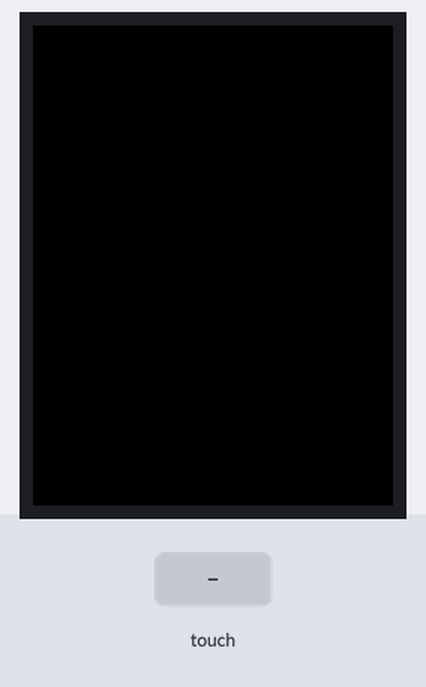
Simulated run of this sketch. Board: Arduino Uno, built with avr-gcc and run on an emulated ATmega328P. Parts: 240×320 colour display. Inputs (shaded band) come from the test bench. What the sketch prints to the serial monitor is not drawn.

Above: at 1.2 s.
1.3 s: touch panel pressed at 13 % / 10 % of its raw x / y range
At 1.9 s:
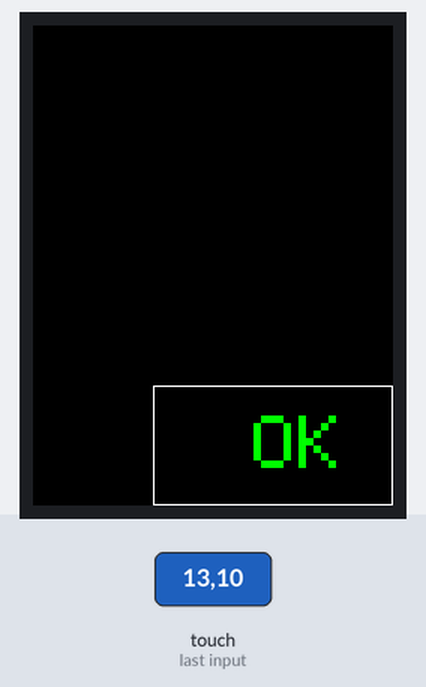
3.0 s: touch panel pressed at 87 % / 10 % of its raw x / y range
At 4.1 s:
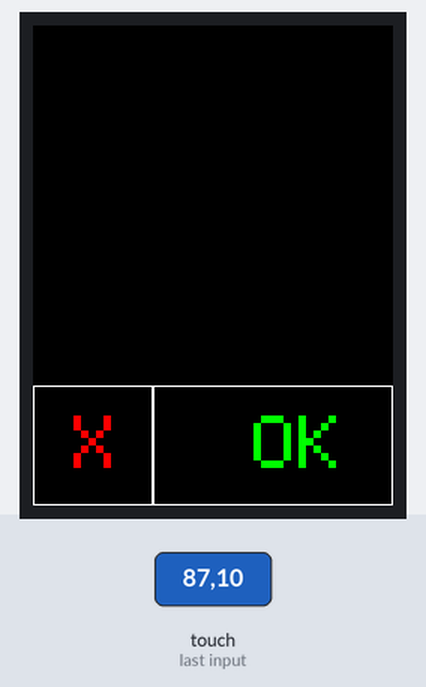
4.6 s: touch panel pressed at 38 % / 10 % of its raw x / y range
At 4.7 s:
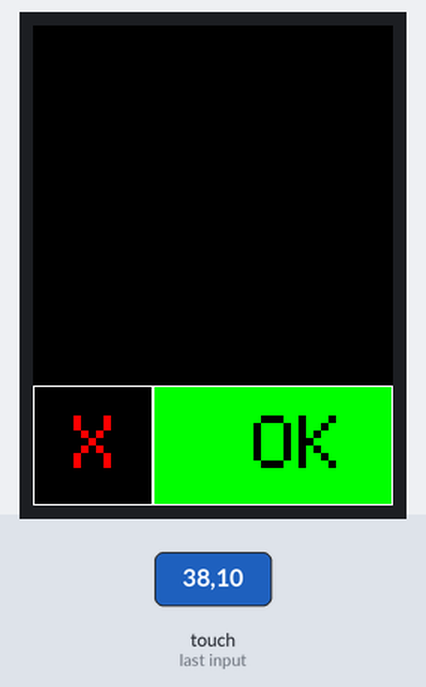
6.3 s: touch panel pressed at 62 % / 10 % of its raw x / y range
Timing chart, 0 to 9.0 s (numbered marks = the images above; inputs shaded):
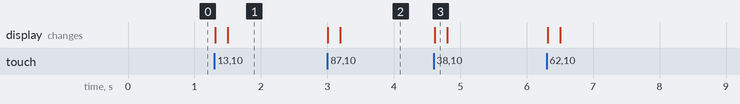

The sketch:

numpad.ino
```cpp
// Paint example specifically for the TFTLCD breakout board.
// If using the Arduino shield, use the tftpaint_shield.pde sketch instead!
// DOES NOT CURRENTLY WORK ON ARDUINO LEONARDO

#include <Adafruit_GFX.h>    // Core graphics library
#include <Adafruit_TFTLCD.h> // Hardware-specific library
#include <TouchScreen.h>

#if defined(__SAM3X8E__)
    #undef __FlashStringHelper::F(string_literal)
    #define F(string_literal) string_literal
#endif

// When using the BREAKOUT BOARD only, use these 8 data lines to the LCD:
// For the Arduino Uno, Duemilanove, Diecimila, etc.:
//   D0 connects to digital pin 8  (Notice these are
//   D1 connects to digital pin 9   NOT in order!)
//   D2 connects to digital pin 2
//   D3 connects to digital pin 3
//   D4 connects to digital pin 4
//   D5 connects to digital pin 5
//   D6 connects to digital pin 6
//   D7 connects to digital pin 7

// For the Arduino Mega, use digital pins 22 through 29
// (on the 2-row header at the end of the board).
//   D0 connects to digital pin 22
//   D1 connects to digital pin 23
//   D2 connects to digital pin 24
//   D3 connects to digital pin 25
//   D4 connects to digital pin 26
//   D5 connects to digital pin 27
//   D6 connects to digital pin 28
//   D7 connects to digital pin 29

// For the Arduino Due, use digital pins 33 through 40
// (on the 2-row header at the end of the board).
//   D0 connects to digital pin 33
//   D1 connects to digital pin 34
//   D2 connects to digital pin 35
//   D3 connects to digital pin 36
//   D4 connects to digital pin 37
//   D5 connects to digital pin 38
//   D6 connects to digital pin 39
//   D7 connects to digital pin 40

#define YP A3  // must be an analog pin, use "An" notation!
#define XM A2  // must be an analog pin, use "An" notation!
#define YM 9   // can be a digital pin
#define XP 8   // can be a digital pin

#define TS_MINX 150
#define TS_MINY 120
#define TS_MAXX 920
#define TS_MAXY 940

// For better pressure precision, we need to know the resistance
// between X+ and X- Use any multimeter to read it
// For the one we're using, its 300 ohms across the X plate
TouchScreen ts = TouchScreen(XP, YP, XM, YM, 300);

#define LCD_CS A3
#define LCD_CD A2
#define LCD_WR A1
#define LCD_RD A0
// optional
#define LCD_RESET A4

// Assign human-readable names to some common 16-bit color values:
#define	BLACK   0x0000
#define	BLUE    0x001F
#define	RED     0xF800
#define	GREEN   0x07E0
#define CYAN    0x07FF
#define MAGENTA 0xF81F
#define YELLOW  0xFFE0
#define WHITE   0xFFFF


Adafruit_TFTLCD tft(LCD_CS, LCD_CD, LCD_WR, LCD_RD, LCD_RESET);

#define BOXSIZE 40
#define NUMPAD_PIXEL_HEIGHT tft.height()
#define NUMPAD_PIXEL_WIDTH tft.width()
#define NUMPAD_KEY_WIDTH NUMPAD_PIXEL_WIDTH/3
#define NUMPAD_KEY_HEIGHT NUMPAD_PIXEL_HEIGHT/4
#define NUMPAD_CANCEL_WIDTH NUMPAD_KEY_WIDTH
#define NUMPAD_OK_WIDTH NUMPAD_KEY_WIDTH*2
#define NUMPAD_KEY_COLOR WHITE
#define PENRADIUS 3

#define PASSWORD_STARTING_VALUE "*"
#define PASSWORD_ENDING_VALUE "#"
int oldcolor, currentcolor;

void setup(void) {
  Serial.begin(9600);
  Serial.println(F("Paint!"));

  tft.reset();

  uint16_t identifier = tft.readID();

  if(identifier == 0x9325) {
    Serial.println(F("Found ILI9325 LCD driver"));
  } else if(identifier == 0x9328) {
    Serial.println(F("Found ILI9328 LCD driver"));
  } else if(identifier == 0x7575) {
    Serial.println(F("Found HX8347G LCD driver"));
  } else {
    Serial.print(F("Unknown LCD driver chip: "));
    Serial.println(identifier, HEX);
    return;
  }

  tft.begin(identifier);

  drawNumpad();
}

#define MINPRESSURE 10
#define MAXPRESSURE 1000

String keyInput = PASSWORD_STARTING_VALUE;
String inputSign = "";
int zeroCounter = 0;
int latestPressed = 0;
int inputNumber = -1;

void loop()
{
  digitalWrite(13, HIGH);
  Point p = ts.getPoint();
  digitalWrite(13, LOW);

  // if sharing pins, you'll need to fix the directions of the touchscreen pins
  //pinMode(XP, OUTPUT);
  pinMode(XM, OUTPUT);
  pinMode(YP, OUTPUT);
  //pinMode(YM, OUTPUT);

  // we have some minimum pressure we consider 'valid'
  // pressure of 0 means no pressing!

  if(p.z == 0) {
    if(zeroCounter>150) {
      if(inputNumber > -1 && inputNumber <= 9) {
        drawButtonRelease(inputNumber);
        keyInput = keyInput + String(inputNumber+1);
        inputNumber = -1;
      }
      if(inputNumber == 10) {
        drawButton(inputNumber, BLACK, RED);
        keyInput = PASSWORD_STARTING_VALUE;
        inputNumber = -1;
      }
      if(inputNumber == 11) {
        drawButton(inputNumber, BLACK, GREEN);
        keyInput = keyInput + PASSWORD_ENDING_VALUE;
        Serial.println(keyInput);
        keyInput = PASSWORD_STARTING_VALUE;
        inputNumber = -1;
      }
    }
    zeroCounter++;
  }

  if (p.z > MINPRESSURE && p.z < MAXPRESSURE) {
    zeroCounter = 0;
    if(inputNumber>0) return;


    p.x = map(p.x, TS_MINX, TS_MAXX, tft.width(), 0);
    p.y = map(p.y, TS_MINY, TS_MAXY, tft.height(), 0);


    if(p.x >= 0 && p.x < NUMPAD_CANCEL_WIDTH && p.y >= NUMPAD_KEY_HEIGHT*3 && p.y < NUMPAD_PIXEL_HEIGHT) {
      inputNumber = 10;
      drawButton(inputNumber, RED, BLACK);
      return;
    }
    if(p.x >= NUMPAD_CANCEL_WIDTH && p.x < NUMPAD_PIXEL_WIDTH && p.y >= NUMPAD_KEY_HEIGHT*3 && p.y < NUMPAD_PIXEL_HEIGHT && keyInput.length()>0) {
      inputNumber = 11;
      drawButton(inputNumber, GREEN, BLACK);
      return;
    }

    for(int i = 0; i<10; i++) {
      int pos_X = NUMPAD_KEY_WIDTH*(i%3);
      int pos_Y = NUMPAD_KEY_HEIGHT*(i/3);
      if(p.x >= pos_X && p.x < (pos_X + NUMPAD_KEY_WIDTH) && p.y >= pos_Y && p.y < (pos_Y + NUMPAD_KEY_HEIGHT)) {

        drawButtonPress(i);

        if(inputNumber == -1) {
          inputNumber = i;
        }
      }
    }
  }
}

void drawNumpadFeedback(uint16_t color) {
  tft.fillScreen(color);

  drawNumpad();
}

void drawButtonPress(int buttonNumber) {
  drawButton(buttonNumber, WHITE, BLACK);
}

void drawButtonRelease(int buttonNumber) {
  drawButton(buttonNumber, BLACK, WHITE);
}

void drawButton(int buttonNumber, uint16_t color, uint16_t textColor) {

  if(buttonNumber <10 && buttonNumber >=0) {
    int position_X = NUMPAD_KEY_WIDTH*(buttonNumber%3);
    int position_Y = NUMPAD_KEY_HEIGHT*(buttonNumber/3);

    tft.fillRect(position_X, position_Y, NUMPAD_KEY_WIDTH, NUMPAD_KEY_HEIGHT, color);
    tft.drawRect(position_X, position_Y, NUMPAD_KEY_WIDTH, NUMPAD_KEY_HEIGHT, WHITE);
    tft.setCursor(position_X + (NUMPAD_KEY_WIDTH-26)/2, position_Y + (NUMPAD_KEY_HEIGHT-40)/2);
    tft.setTextColor(textColor);
    tft.setTextSize(5);
    tft.print(buttonNumber+1);
  }

  if(buttonNumber == 10) {
    int pos_X = 0;
    int pos_Y = NUMPAD_KEY_HEIGHT*3;
    tft.fillRect(pos_X, pos_Y, NUMPAD_CANCEL_WIDTH, NUMPAD_KEY_HEIGHT, color);
    tft.drawRect(pos_X, pos_Y, NUMPAD_CANCEL_WIDTH, NUMPAD_KEY_HEIGHT, WHITE);
    tft.setCursor(pos_X + (NUMPAD_CANCEL_WIDTH-26)/2, pos_Y + (NUMPAD_KEY_HEIGHT-40)/2);
    tft.setTextColor(textColor);
    tft.setTextSize(5);
    tft.print("X");
  }

  if(buttonNumber == 11) {
    int pos_X = NUMPAD_CANCEL_WIDTH;
    int pos_Y = NUMPAD_KEY_HEIGHT*3;
    tft.fillRect(pos_X, pos_Y, NUMPAD_OK_WIDTH, NUMPAD_KEY_HEIGHT, color);
    tft.drawRect(pos_X, pos_Y, NUMPAD_OK_WIDTH, NUMPAD_KEY_HEIGHT, WHITE);
    tft.setCursor(pos_X + (NUMPAD_OK_WIDTH-26)/2, pos_Y + (NUMPAD_KEY_HEIGHT-40)/2);
    tft.setTextColor(textColor);
    tft.setTextSize(5);
    tft.print("OK");
  }
}

void drawNumpad() {

  tft.fillScreen(BLACK);
  for(int i = 0; i < 9; i++) {

    int pos_X = NUMPAD_KEY_WIDTH*(i%3);
    int pos_Y = NUMPAD_KEY_HEIGHT*(i/3);

    tft.drawRect(pos_X, pos_Y, NUMPAD_KEY_WIDTH, NUMPAD_KEY_HEIGHT, NUMPAD_KEY_COLOR);
    tft.setCursor(pos_X + (NUMPAD_KEY_WIDTH-26)/2, pos_Y + (NUMPAD_KEY_HEIGHT-40)/2);
    tft.setTextColor(WHITE);
    tft.setTextSize(5);
    tft.print(i+1);

  }

  int pos_X = 0;
  int pos_Y = NUMPAD_KEY_HEIGHT*3;
  tft.drawRect(pos_X, pos_Y, NUMPAD_CANCEL_WIDTH, NUMPAD_KEY_HEIGHT, WHITE);
  tft.setCursor(pos_X + (NUMPAD_CANCEL_WIDTH-26)/2, pos_Y + (NUMPAD_KEY_HEIGHT-40)/2);
  tft.setTextColor(RED);
  tft.setTextSize(5);
  tft.print("X");

  pos_X = NUMPAD_CANCEL_WIDTH;
  tft.drawRect(pos_X, pos_Y, NUMPAD_OK_WIDTH, NUMPAD_KEY_HEIGHT, WHITE);
  tft.setCursor(pos_X + (NUMPAD_OK_WIDTH-26)/2, pos_Y + (NUMPAD_KEY_HEIGHT-40)/2);
  tft.setTextColor(GREEN);
  tft.setTextSize(5);
  tft.print("OK");

  pinMode(13, OUTPUT);
}

void paintKey(int key) {
    latestPressed = 0;
    int i = key -1;

    int pos_X = NUMPAD_KEY_WIDTH*(i%3);
    int pos_Y = NUMPAD_KEY_HEIGHT*(i/3);
    tft.fillRect(pos_X, pos_Y, NUMPAD_KEY_WIDTH, NUMPAD_KEY_HEIGHT, BLACK);
    tft.drawRect(pos_X, pos_Y, NUMPAD_KEY_WIDTH, NUMPAD_KEY_HEIGHT, NUMPAD_KEY_COLOR);
    tft.setCursor(pos_X + (NUMPAD_KEY_WIDTH-26)/2, pos_Y + (NUMPAD_KEY_HEIGHT-40)/2);
    tft.setTextColor(WHITE);
    tft.setTextSize(5);
    tft.print(i+1);
}
```

Measured:
- after the input at 1.3 s, the display: first changes at once (image 1 shows a later state)
- after the input at 3.0 s, the display: first changes at once (image 2 shows a later state)
- after the input at 4.6 s, the display: changes at once (image 3)
